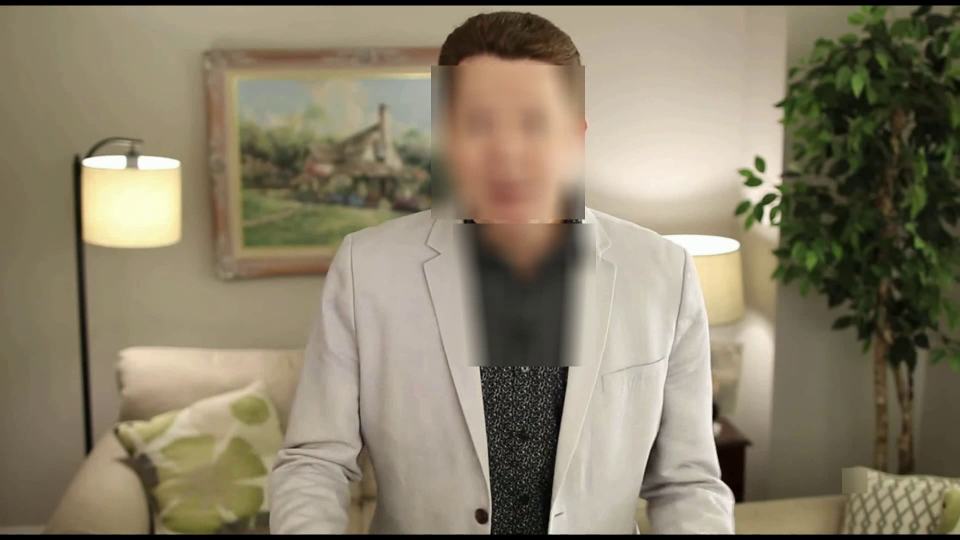
#> input picture frame 9 of 13 - Video Processing/07-webcam-face-censoring-blur/blured.avi, 1920 x 1080 px, given in place of smile.mp4, which was not available (shown at 1/2 size)
$ python main.py
#> lines starting #> are read from the running program, lines starting #| are printed output that depends on the picture; after the words box and inside, x2 and y2 are one past the last pixel; in counts of white or black regions, pixels touching at a corner belong together; pictures that were not available may be replaced by others from this repository, and a replacement may not be noted
import cv2

video = cv2.VideoCapture('./videos/smile.mp4')
fps = video.get(cv2.CAP_PROP_FPS)
success, frame = video.read()
#> frame is the input picture: shape (1080, 1920, 3); mean B, G, R 105.6, 127.7, 137.1

height = frame.shape[0]
#> height = 1080
widht = frame.shape[1]
#> widht = 1920

face_cascade = cv2.CascadeClassifier('faces.xml')
output = cv2.VideoWriter('blured.avi', cv2.VideoWriter_fourcc(*'DIVX'), fps, (widht, height))

while success:
    faces = face_cascade.detectMultiScale(frame, 1.1, 3)
#> faces = [[1818, 247, 93, 93], [858, 127, 315, 315]]
    for (x, y, w, h) in faces :
        frame[y:y+h, x: x+w] = cv2.blur(frame[y:y+h, x:x+w],(50,50))
#> this loop made 2 passes
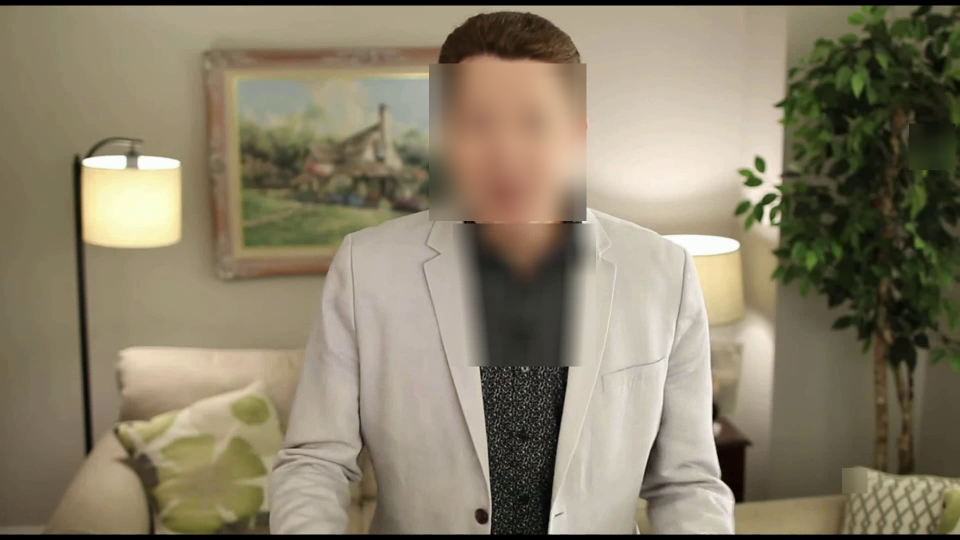
#> frame: shape (1080, 1920, 3) (shown at 1/2 size); 5.18% of pixels changed, all inside (x1, y1, x2, y2) = (858, 127, 1911, 442)
    output.write(frame)
    success, frame = video.read()
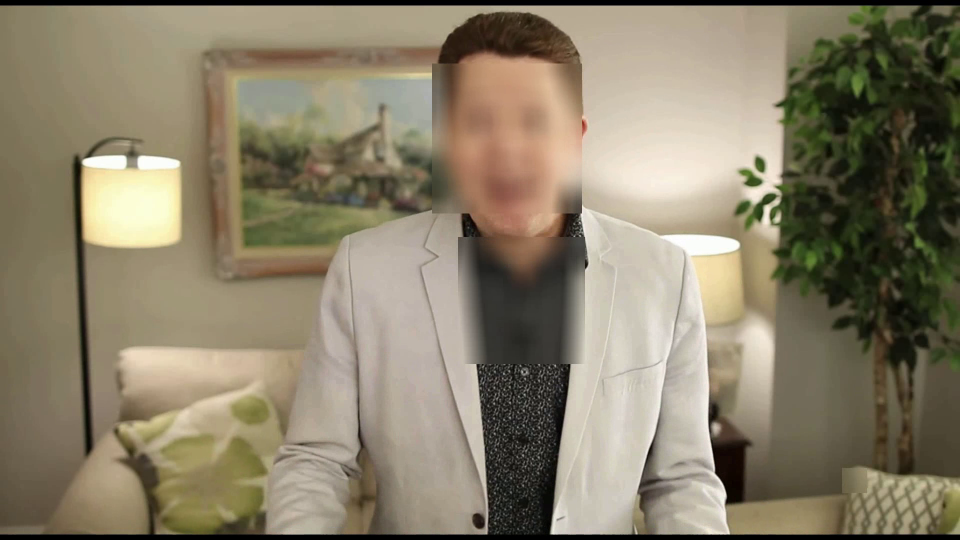
#> input picture frame 10 of 13 - Video Processing/07-webcam-face-censoring-blur/blured.avi, 1920 x 1080 px, given in place of smile.mp4, which was not available (shown at 1/2 size)
#> frame is the input picture: shape (1080, 1920, 3); mean B, G, R 105.3, 127.4, 136.9

output.release()

$ run again, starting later in the video
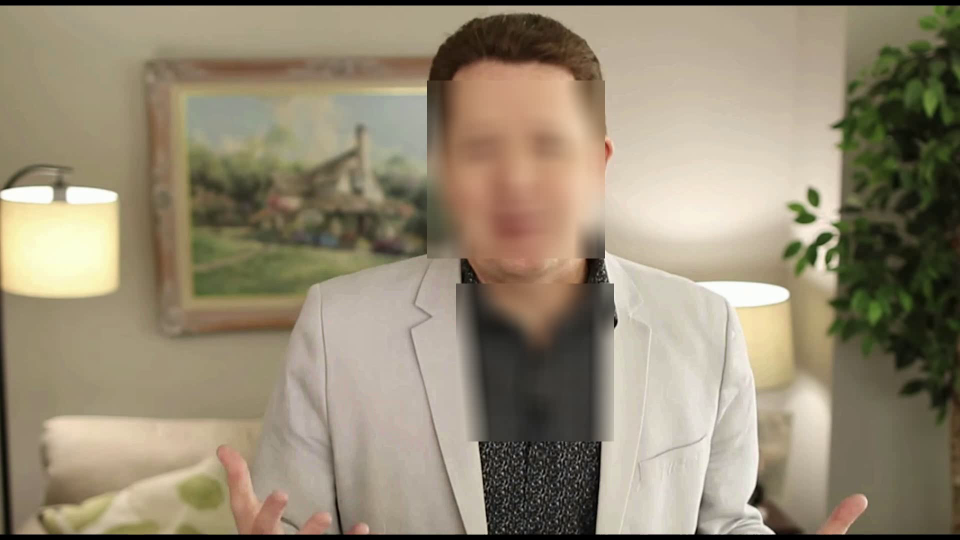
#> input picture frame 72 of 13 - Video Processing/07-webcam-face-censoring-blur/blured.avi, 1920 x 1080 px, given in place of smile.mp4, which was not available (shown at 1/2 size)
#> frame is the input picture: shape (1080, 1920, 3); mean B, G, R 115.4, 137.4, 148.5
#> faces = [[847, 155, 378, 378]]
#> the loop `for (x, y, w, h) in faces :` made 1 pass
#> after the loop `for (x, y, w, h) in faces :`:
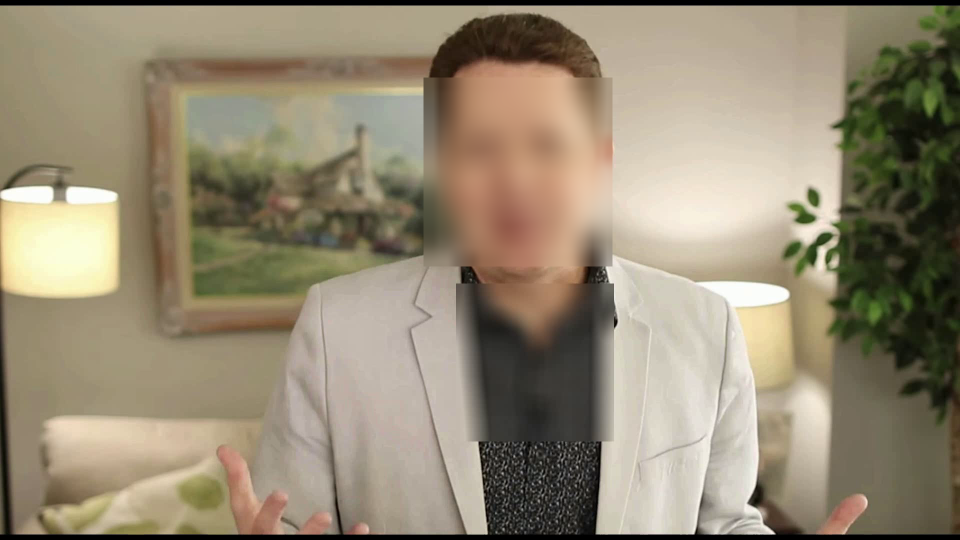
#> frame: shape (1080, 1920, 3) (shown at 1/2 size); 6.83% of pixels changed, all inside (x1, y1, x2, y2) = (847, 155, 1225, 533)
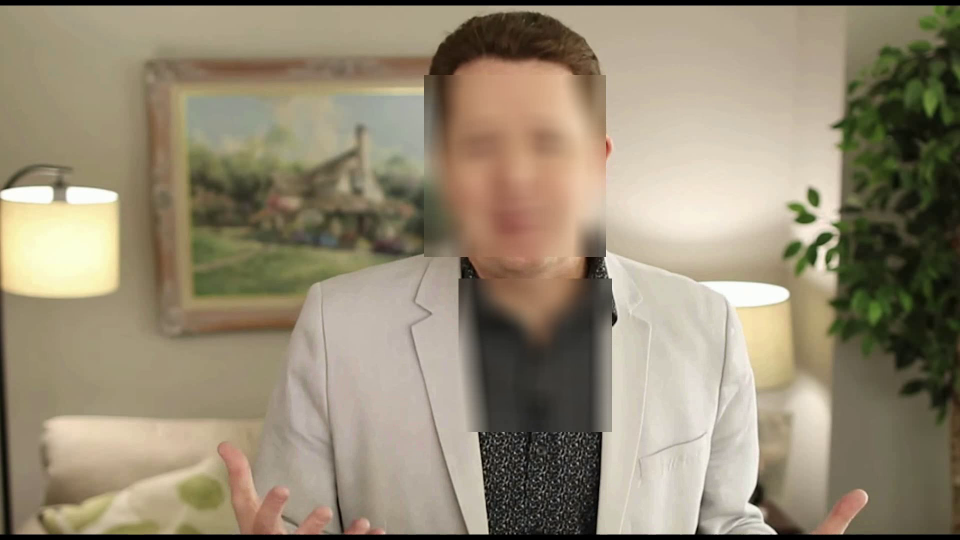
#> input picture frame 73 of 13 - Video Processing/07-webcam-face-censoring-blur/blured.avi, 1920 x 1080 px, given in place of smile.mp4, which was not available (shown at 1/2 size)
#> frame is the input picture: shape (1080, 1920, 3); mean B, G, R 115.3, 137.4, 148.4
